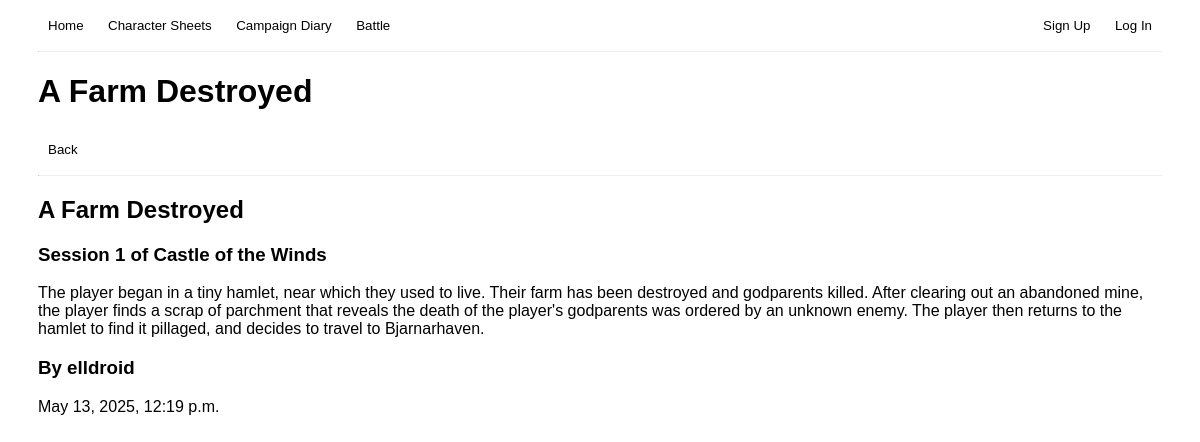
/blog/post/10/, run on the app's committed database.
### blog/models.py (models this page shows, shortened)
class Post(models.Model):
    title = models.CharField(max_length=200)
    author = models.ForeignKey('auth.User', on_delete=models.CASCADE,)
    campaign = models.ForeignKey(Campaign, on_delete=models.CASCADE)
    session = models.SmallIntegerField()
    text = models.TextField()
    date = models.DateTimeField(auto_now_add=True)

class Campaign(models.Model):
    name = models.CharField(max_length = 50)
    system = models.CharField(max_length=50)
    premise = models.TextField()
    key = models.CharField(max_length=50, default=generate_random_key, unique=True)
    users = models.ManyToManyField(User, related_name='campaigns')
    host = models.ForeignKey(User, on_delete=models.CASCADE, related_name='hosted_campaigns')
    def __str__(self):
        return self.name

### blog/views.py (the view)
# urls.py: path("blog/post/<int:pk>/", IndividualPostView.as_view(), name='Individual Post'),
class IndividualPostView(DetailView):
    model = Post
    template_name = "individual_post.html"

### blog/templates/individual_post.html (shortened to what this page needs)
<!DOCTYPE html>
<html>
    <head>
    </head>
    <body>
        {% extends "base.html" %}
        {% block content %}
        <div>
            <h1>{{ post.title }}</h1>
            <a href="{% url 'Campaign Diary' %}"><button>Back</button></a>
            <hr>
        </div>
        <div>
            <h2>{{ post.title }}</h2>
            <h3>Session {{ post.session }} of {{ post.campaign }}</h3>
            <p>{{ post.text }}</p>
            <h3>By {{ post.author }}</h3>
            <p>{{ post.date }}</p>
        </div>
        {% endblock %}

### static/css/style.css (style rules this page uses)
body { font-family: 'Trebuchet MS', 'Lucida Sans Unicode', 'Lucida Grande', 'Lucida Sans', Arial, sans-serif; padding-left: 2.5%; padding-right: 2.5%; }
button { padding: 10px; border-radius: 20px; background-color: white; border: none; transition-duration: 0.5s; }
hr { border-top: rgb(235, 241, 245); }
a { color: rgb(111, 157, 187); }

### data on the page
Post: title "A Farm Destroyed", session "1", campaign "Castle of the Winds", text "The player began in a tiny hamlet, near which they used to live. Their farm has been destroyed and godparents killed. After clearing out an abandoned mine, the player finds a scrap of parchment that reveals the death of the player's godparents was ordered by an unknown enemy. The player then returns to the hamlet to find it pillaged, and decides to travel to Bjarnarhaven.", author "elldroid", date "May 13, 2025, 12:19 p.m."
